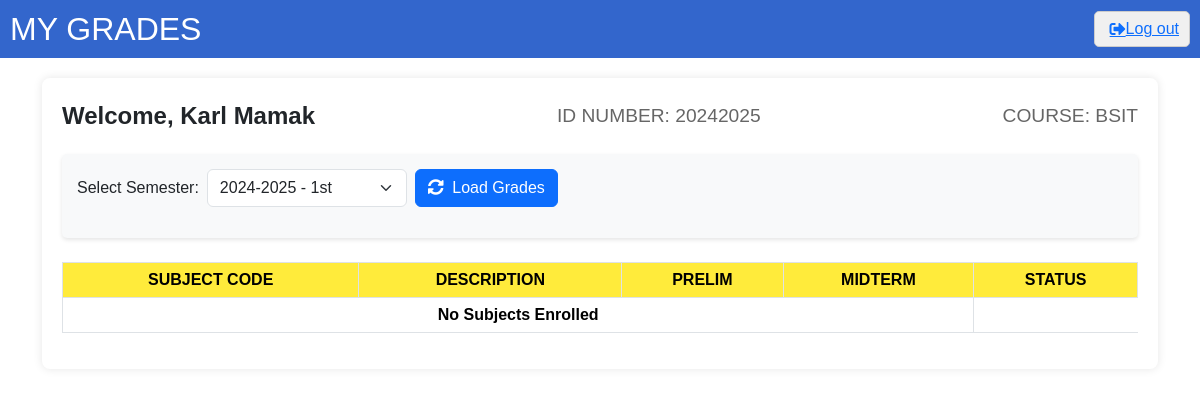
The page /student/index.php (signed in) on the database its author committed.
### tables this page shows
CREATE TABLE `student` (
  `student_id` int(8) NOT NULL,
  `first_name` text DEFAULT NULL,
  `last_name` text DEFAULT NULL,
  `course` text DEFAULT NULL,
  `student_email` varchar(255) DEFAULT NULL,
  `password` varchar(255) DEFAULT NULL
);

### student/index.php (the view, shortened to what this page needs)
<?php
require_once 'db_conn1.php';
function getCurrentSemesterId($conn) {
    $current_date = date('Y-m-d');
    $query = "SELECT semester_id FROM semesters WHERE start_date <= ? AND end_date >= ? AND is_active = 1 ORDER BY start_date DESC LIMIT 1";
    $stmt = $conn->prepare($query);
    $stmt->bind_param("ss", $current_date, $current_date);
    $stmt->execute();
    $result = $stmt->get_result();
    if ($row = $result->fetch_assoc()) {
        return $row['semester_id'];
    }
    return null;
}
$student_id = $_SESSION['student_id'];
$currentSemesterId = getCurrentSemesterId($conn);
$semestersQuery = "SELECT DISTINCT s.semester_id, s.academic_year, s.semester
                   FROM semesters s
                   JOIN student_grades sg ON s.semester_id = sg.semester_id
                   WHERE sg.student_id = ?
                   ORDER BY s.academic_year DESC, s.semester DESC";
$stmt = $conn->prepare($semestersQuery);
$stmt->bind_param("s", $student_id);
$stmt->execute();
$semestersResult = $stmt->get_result();
$semesters = $semestersResult->fetch_all(MYSQLI_ASSOC);
$selectedSemesterId = isset($_POST['semester_id']) ? $_POST['semester_id'] : $currentSemesterId;
$query = "SELECT sg.*, c.description
          FROM student_grades sg
          JOIN course c ON sg.offercode = c.offercode
          WHERE sg.student_id = ? AND sg.semester_id = ?";
$stmt = $conn->prepare($query);
$stmt->bind_param("si", $student_id, $selectedSemesterId);
$stmt->execute();
$result = $stmt->get_result();
$grades = $result->fetch_all(MYSQLI_ASSOC);
$query = "SELECT * FROM student WHERE student_id = ?";
$stmt = $conn->prepare($query);
$stmt->bind_param("s", $student_id);
$stmt->execute();
$result = $stmt->get_result();
$student_info = $result->fetch_assoc();
?>
<html>
<head>
    <link href="https://cdn.jsdelivr.net/npm/bootstrap@5.3.2/dist/css/bootstrap.min.css" rel="stylesheet">
    <link rel="stylesheet" href="https://cdnjs.cloudflare.com/ajax/libs/font-awesome/5.15.3/css/all.min.css">
</head>
        <body style="background-color: white;">
        <div class="header d-flex justify-content-between align-items-center">
            <h1>MY GRADES</h1>
            <a href="studentlog.php?logout=true" class="logout-btn">
                <i class="fas fa-sign-out-alt"></i> Log out
            </a>
        </div>
        <div class="container">
            <div class="table-container">
                <div class="student-info">
                    <div class="student-name">
                        Welcome, <?php echo $student_info['first_name'] . ' ' . $student_info['last_name']; ?>
                    </div>
                    <div class="student-id">
                        ID NUMBER: <?php echo $student_info['student_id']; ?>
                    </div>
                    <div class="student-course">
                        COURSE: <?php echo $student_info['course']; ?>
                    </div>
                </div>
                <div class="semester-selection mb-4">
                <form method="post" class="d-flex align-items-center">
                    <label for="semester_id" class="me-2">Select Semester:</label>
                    <select id="semester_id" name="semester_id" class="form-select me-2" style="width: auto;">
                        <?php foreach ($semesters as $semester): ?>
                            <option value="<?php echo $semester['semester_id']; ?>" <?php echo $selectedSemesterId == $semester['semester_id'] ? 'selected' : ''; ?>>
                                <?php echo $semester['academic_year'] . ' - ' . $semester['semester']; ?>
                            </option>
                        <?php endforeach; ?>
                    </select>
                    <button type="submit" class="btn btn-primary">
                        <i class="fas fa-sync-alt me-1"></i> Load Grades
                    </button>
                </form>
            </div>
            <table class="table table-bordered">
                <thead>
                    <tr>
                        <th>SUBJECT CODE</th>
                        <th>DESCRIPTION</th>
                        <th>PRELIM</th>
                        <th>MIDTERM</th>
                        <th>STATUS</th>
                    </tr>
                </thead>
                    <tbody>
                    <?php if (empty($grades)): ?>
                        <tr>
                            <td colspan="4" style="text-align: center; font-weight: bold;">No Subjects Enrolled</td>
                        </tr>
                    <?php endif; ?>
                    </tbody>
                </table>
            </div>
        </div>
</body>
</html>

### student/index.php (style rules this page uses)
body { background-color: #f0f0f0; font-family: Arial, sans-serif; }
.header { background-color: #3366cc; color: white; padding: 10px; text-align: center; }
.header h1 { margin: 0; font-size: 2em; }
.container { margin-top: 20px; }
.table-container { background-color: white; padding: 20px; border-radius: 8px; box-shadow: 0 0 10px rgba(0, 0, 0, 0.1); }
.table th { background-color: #ffeb3b; text-align: center; }
.table td { text-align: center; }
.logout-btn { background-color: #f0f0f0; border: 1px solid #ccc; padding: 5px 10px; border-radius: 5px; display: flex; align-items: center; justify-content: center; }
.logout-btn i { margin-left: 5px; }
.student-info { display: flex; justify-content: space-between; align-items: center; margin-bottom: 20px; }
.student-info .student-name { font-size: 1.5em; font-weight: bold; }
.student-info .student-id { font-size: 1.2em; color: #666; }
.student-info .student-course { font-size: 1.2em; color: #666; }
.semester-selection { background-color: #f8f9fa; padding: 15px; border-radius: 5px; box-shadow: 0 2px 4px rgba(0,0,0,0.1); }
.semester-selection select { min-width: 200px; }
.semester-selection .btn-primary { transition: all 0.3s ease; }

### rows shown on the page
student: first_name "Karl", last_name "Mamak", student_id "20242025", course "BSIT"

### other values the page prints
form field semester_id "2024-2025 - 1st"
